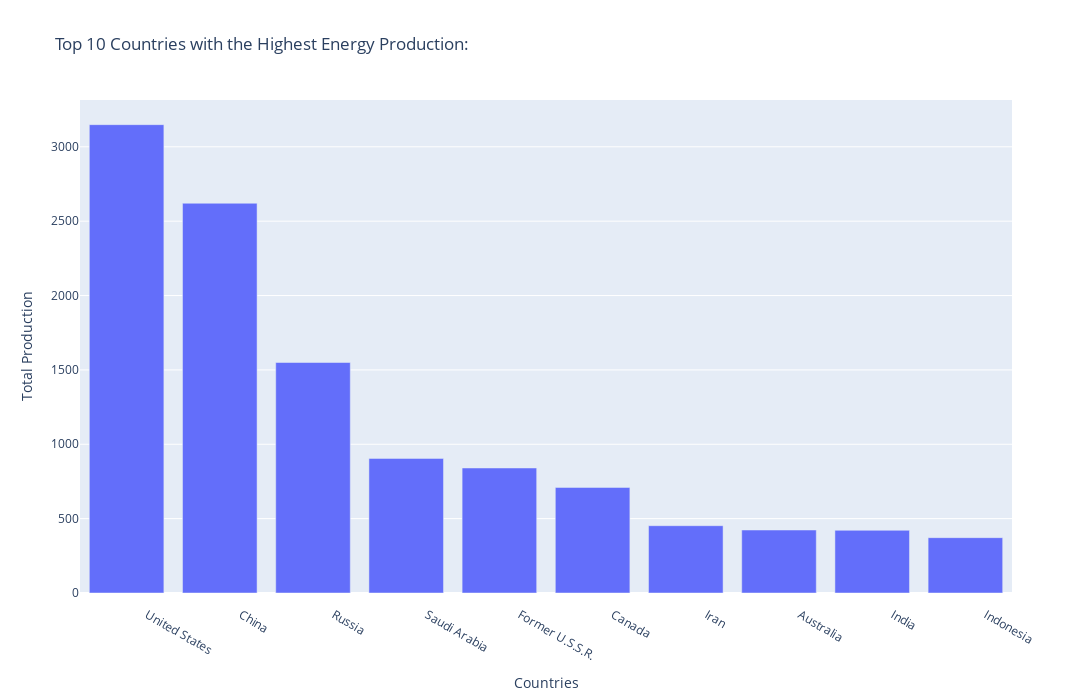

The cell this chart's notebook holds for it:
### Code cell
fig = px.bar(top_production, x='Country', y='Total_production',labels={
                     "Country": "Countries",
                     "Total_production": "Total Production"
                 },title='Top 10 Countries with the Highest Energy Production:', width=1500, height=700)
fig.show()

### Figure 1 — Plotly figure (JSON) as saved in the notebook; plotly's stock layout.template omitted (floating-point values rounded to 4 significant figures)
{"data": [{"alignmentgroup": "True", "hovertemplate": "Countries=%{x}<br>Total Production=%{y}<extra></extra>", "legendgroup": "", "marker": {"color": "#636efa", "pattern": {"shape": ""}}, "name": "", "offsetgroup": "", "orientation": "v", "showlegend": false, "textposition": "auto", "type": "bar", "x": ["        United States", "        China", "        Russia", "        Saudi Arabia", "        Former U.S.S.R.", "        Canada", "        Iran", "        Australia", "        India", "        Indonesia"], "xaxis": "x", "y": [3149.0, 2621.0, 1550.0, 905.0, 840.5, 710.0, 452.6, 423.6, 421.5, 372.1], "yaxis": "y"}], "layout": {"barmode": "relative", "height": 700, "legend": {"tracegroupgap": 0}, "title": {"text": "Top 10 Countries with the Highest Energy Production:"}, "width": 1500, "xaxis": {"anchor": "y", "domain": [0, 1], "title": {"text": "Countries"}}, "yaxis": {"anchor": "x", "domain": [0, 1], "title": {"text": "Total Production"}}}}
